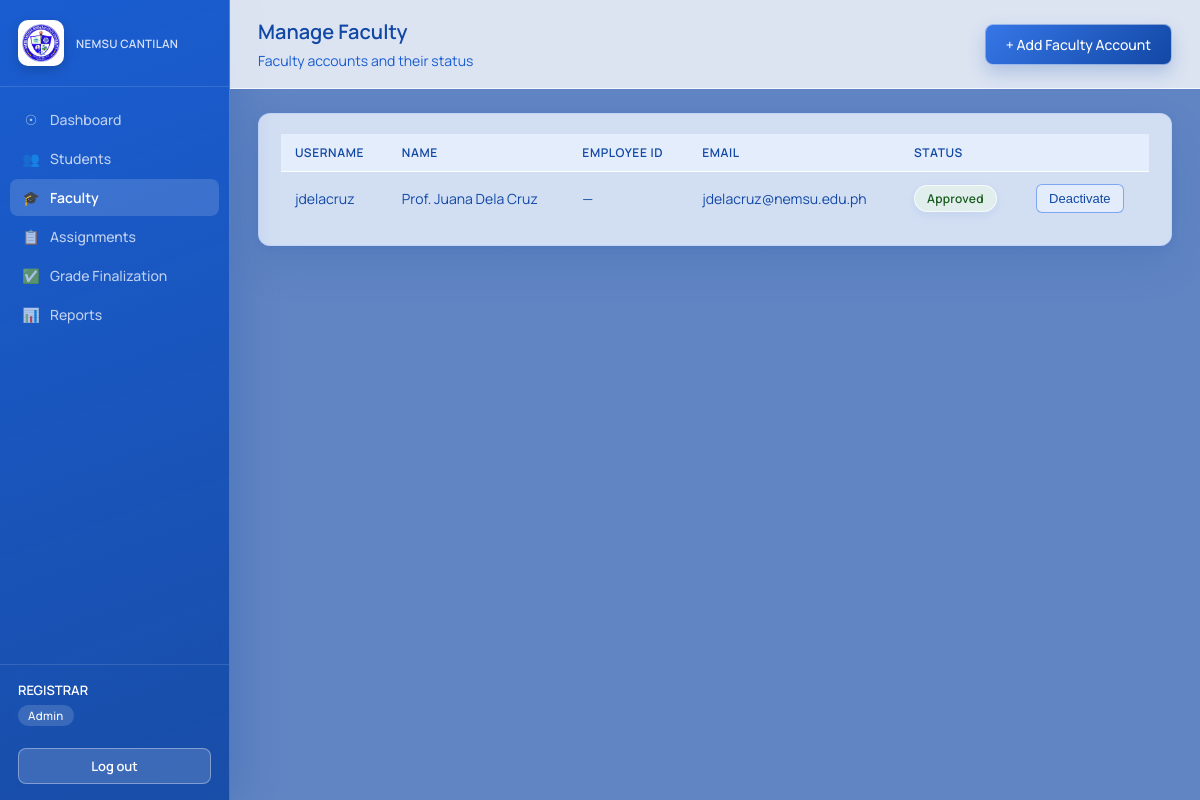
Screenshot of /admin/faculty (signed in) with the database file from the repository.
### tables this page shows
CREATE TABLE faculty (
    user_id INTEGER PRIMARY KEY REFERENCES users(id) ON DELETE CASCADE,
    full_name TEXT NOT NULL
, employee_id TEXT, verification_status TEXT NOT NULL DEFAULT 'approved', position TEXT NOT NULL DEFAULT 'Faculty', profile_image TEXT);

CREATE TABLE users (
    id INTEGER PRIMARY KEY AUTOINCREMENT,
    username TEXT UNIQUE NOT NULL,
    password_hash TEXT NOT NULL,
    role TEXT NOT NULL CHECK (role IN ('student', 'faculty', 'admin')),
    email TEXT,
    is_active INTEGER NOT NULL DEFAULT 1,
    created_at TEXT NOT NULL DEFAULT (datetime('now'))
);

### routes/admin.py (the view)
@bp.route("/faculty")
@role_required("admin")
def faculty_list():
    conn = get_db()
    rows = conn.execute(
        """SELECT f.*, u.username, u.email, u.is_active FROM faculty f
           JOIN users u ON u.id = f.user_id ORDER BY f.full_name"""
    ).fetchall()
    conn.close()
    return render_template("admin/faculty.html", rows=rows)

### app.py (called while the page is built)
def create_app():
    app = Flask(__name__)
    app.secret_key = "ogvs-dev-secret-key-change-me"  # TODO: move to env var in production
    app.register_blueprint(auth_bp)
    app.register_blueprint(student_bp)
    app.register_blueprint(faculty_bp)
    app.register_blueprint(admin_bp)
    @app.context_processor
    def inject_globals():
        from flask import session
        return {"current_role": session.get("role"), "current_username": session.get("username")}
    @app.errorhandler(403)
    def forbidden(e):
        return "403 — You don't have access to this page.", 403
    @app.errorhandler(404)
    def not_found(e):
        return "404 — Page not found.", 404
    return app

### database.py (called while the page is built)
def get_db():
    DB_PATH.parent.mkdir(exist_ok=True)
    conn = sqlite3.connect(DB_PATH)
    conn.row_factory = sqlite3.Row
    conn.execute("PRAGMA foreign_keys = ON")
    return conn

### templates/admin/faculty.html (shortened to what this page needs)
{% extends "base.html" %}
{% block page_title %}Manage Faculty{% endblock %}
{% block page_subtitle %}Faculty accounts and their status{% endblock %}
{% block topbar_actions %}<a class="btn btn-primary" href="{{ url_for('admin.new_faculty') }}">+ Add Faculty Account</a>{% endblock %}
{% block content %}
<div class="card">
  {% if rows %}
  <div class="table-wrap">
  <table>
    <thead><tr><th>Username</th><th>Name</th><th>Employee ID</th><th>Email</th><th>Status</th><th></th></tr></thead>
    <tbody>
      {% for r in rows %}
      <tr>
        <td>{{ r.username }}</td>
        <td>{{ r.full_name }}</td>
        <td>{{ r.employee_id or "—" }}</td>
        <td>{{ r.email }}</td>
        <td><span class="badge badge-{{ 'approved-status' if r.verification_status == 'approved' else 'pending' }}">{{ r.verification_status|capitalize }}</span></td>
        <td>
          {% if r.verification_status == 'pending' %}
          <form method="POST" action="{{ url_for('admin.approve_faculty', user_id=r.user_id) }}">
            <button class="btn btn-gold btn-sm" type="submit">Verify &amp; Activate</button>
          </form>
          {% else %}
          <form method="POST" action="{{ url_for('admin.toggle_faculty', user_id=r.user_id) }}">
            <button class="btn btn-outline btn-sm" type="submit">{{ 'Deactivate' if r.is_active else 'Activate' }}</button>
          </form>
          {% endif %}
        </td>
      </tr>
      {% endfor %}
    </tbody>
  </table>
  </div>
  {% else %}
  <div class="empty-state">No faculty accounts yet.</div>
  {% endif %}
</div>
{% endblock %}

### static/css/style.css (style rules this page uses)
:root { --nemsu-navy: #1248a5; --nemsu-navy-dark: #1248a5; --nemsu-blue: #185cd2; --nemsu-blue-light: #ecf3fe; --nemsu-sky: #6597ec; --nemsu-gold: #94b5f5; --nemsu-gold-dark: #185cd2; --text-dark: #1248a5; --text-muted: #185cd2; --border: rgba(192,211,248,0.8); --bg: #ecf3fe; --white: #FFFFFF; --success: #1b5e20; --success-bg: #e8f5e9; --danger: #b71c1c; --danger-bg: #fdecea; --warning: #e65100; --warning-bg: #fff8e1; --info: #1248a5; --info-bg: #c0d3f8; --radius: 12px; --glass: rgba(236,243,254,0.82); --glass-strong: rgba(255,255,255,0.94); --shadow: 0 18px 42px rgba(18,72,165,0.14), 0 2px 8px rgba(18,72,165,0.08); }
* { box-sizing: border-box; }
body { margin: 0; font-family: 'Manrope', 'Segoe UI', Roboto, Arial, sans-serif; background: linear-gradient(rgba(18, 72, 165, 0.72), rgba(18, 72, 165, 0.72)), url('../img/1.jpg') center / cover fixed no-repeat; background-attachment: fixed; color: var(--text-dark); font-size: 15px; overflow-x: hidden; }
a { color: var(--nemsu-navy); text-decoration: none; }
.card { background: var(--glass); border: 1px solid var(--border); border-radius: var(--radius); box-shadow: var(--shadow); padding: 20px 22px; margin-bottom: 20px; }
table { width: 100%; border-collapse: collapse; font-size: 14px; }
thead th { background: rgba(236,243,254,0.72); color: var(--nemsu-navy); text-align: left; padding: 10px 14px; font-size: 12px; font-weight: 600; text-transform: uppercase; letter-spacing: 0.05em; border-bottom: 1px solid rgba(255,255,255,0.68); }
tbody td { padding: 12px 14px; border-bottom: 1px solid rgba(192,211,248,0.55); vertical-align: middle; color: var(--text-dark); }
tbody tr:last-child td { border-bottom: none; }
.table-wrap { width: 100%; overflow-x: auto; -webkit-overflow-scrolling: touch; }
.table-wrap table { min-width: 640px; }
.badge { display: inline-block; padding: 4px 12px; border-radius: 99px; font-size: 12px; font-weight: 600; text-transform: capitalize; letter-spacing: 0.02em; border: 1px solid rgba(255,255,255,0.72); box-shadow: 0 3px 10px rgba(18,72,165,0.08); backdrop-filter: blur(10px); -webkit-backdrop-filter: blur(10px); }
.badge-passed, .badge-released, .badge-approved-status { background: rgba(232,245,233,0.68); color: var(--success); }
.btn { display: inline-block; padding: 10px 20px; border-radius: 8px; border: none; font-size: 14px; font-weight: 500; cursor: pointer; text-decoration: none; text-align: center; transition: all 0.2s; border: 1px solid rgba(255,255,255,0.5); backdrop-filter: blur(12px); -webkit-backdrop-filter: blur(12px); }
.btn-primary { background: linear-gradient(135deg, #3676e7, #1248a5); color: #fff; box-shadow: 0 8px 18px rgba(18,72,165,0.22); }
.btn-outline { background: rgba(236,243,254,0.65); color: var(--nemsu-navy); border: 1.5px solid rgba(54,118,231,0.58); }
.btn-sm { padding: 6px 12px; font-size: 13px; border-radius: 6px; }

### rows the page displays
faculty: username "jdelacruz", full_name "Prof. Juana Dela Cruz", employee_id "—", email "jdelacruz@nemsu.edu.ph", verification_status "Approved"
users: is_active "Deactivate"

### other values shown
{{ 'REGISTRAR' if current_role == 'admin' else current_username|upper }} "REGISTRAR"
{{ current_role }} "Admin"
